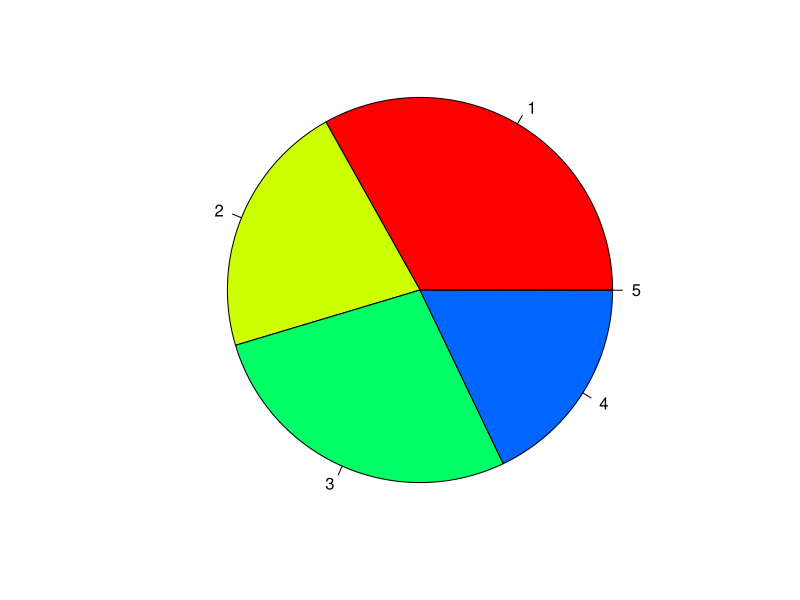
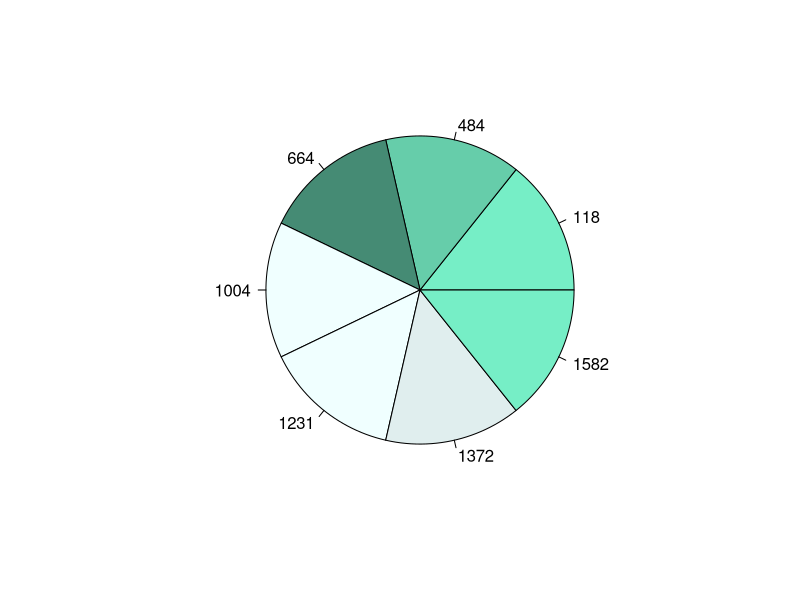
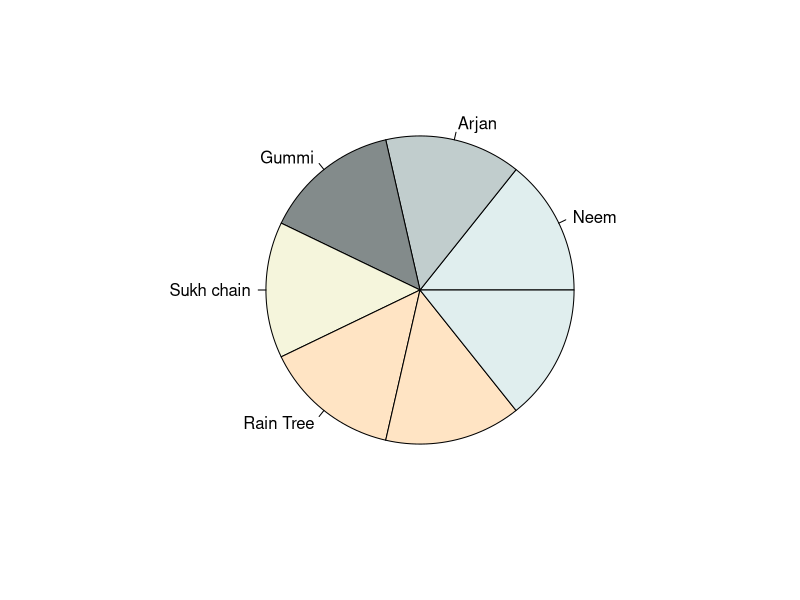

Here is the R script that generated these plots, in order:
#charts for 1 variable --> categorical variable
?runif
runif(5)
pie(runif(5), col = rainbow(5), radius = 1)
library("datasets")
data("Orange")
head(Orange)
levels(Orange$Tree)

pie(table(Orange$age), col = colors()[10:15])

pie(table(Orange$age), 
    labels = c("Neem", "Arjan", "Gummi", "Sukh chain", 
               "Rain Tree"),
    col = colors()[15:20])
?par


#finishing pie charts
